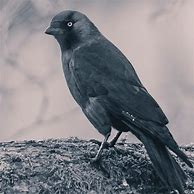
#> input picture bird.jpg, 194 x 194 px
$ python weak.py
#> lines starting #> are read from the running program, lines starting #| are printed output that depends on the picture; after the words box and inside, x2 and y2 are one past the last pixel; in counts of white or black regions, pixels touching at a corner belong together
import cv2
import numpy as np
import matplotlib.pyplot as plt

def calculate_metrics(ground_truth_mask, segmented_mask):
    intersection = np.logical_and(ground_truth_mask, segmented_mask)
    union = np.logical_or(ground_truth_mask, segmented_mask)
    iou = np.sum(intersection) / np.sum(union)
    pixel_accuracy = np.mean(ground_truth_mask == segmented_mask) * 100
    interweak=np.sum(intersection)
    uniweak=np.sum(union)
    print(interweak)
    print(uniweak)
    return iou, pixel_accuracy

def segment_image(image_path, ground_truth_mask_path):
    # Load the image
#> called with image_path = 'bird.jpg', ground_truth_mask_path = 'bird_ground_truth_mask.jpg'
    image = cv2.imread(image_path)
#> image is the input picture: shape (194, 194, 3); mean B, G, R 132.9, 127.4, 127.4

    # Load the ground truth mask
    ground_truth_mask = cv2.imread(ground_truth_mask_path, 0)
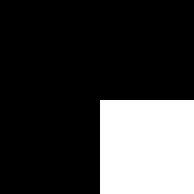
#> input picture bird_ground_truth_mask.jpg, 194 x 194 px
#> ground_truth_mask is the input picture: shape (194, 194); min 0, max 255, mean 59.9

    # Create a mask to initialize the GrabCut algorithm
    mask = np.zeros(image.shape[:2], dtype=np.uint8)

    # Define the region of interest (ROI) using the ground truth mask
    rect = cv2.boundingRect(ground_truth_mask)
#> rect = (96, 96, 98, 98)

    # Apply GrabCut algorithm to refine the segmentation
    cv2.grabCut(image, mask, rect, None, None, 5, cv2.GC_INIT_WITH_RECT)

    # Create a binary mask where sure foreground and probable foreground are marked as 1
    segmented_mask = np.where((mask == cv2.GC_FGD) | (mask == cv2.GC_PR_FGD), 1, 0).astype(np.uint8)

    # Calculate IOU and pixel accuracy
    iou, pixel_accuracy = calculate_metrics(ground_truth_mask, segmented_mask)
#> in calculate_metrics, `intersection = np.logical_and(ground_truth_mask, segmented_mask)`:
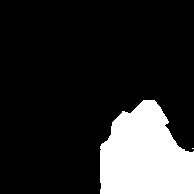
#> intersection: shape (194, 194) bool; 17.8% white; 2 white regions (1 under 20 px), largest, box (x1, y1, x2, y2) and area: (100, 100, 194, 194) 6692
#> in calculate_metrics, `union = np.logical_or(ground_truth_mask, segmented_mask)`:
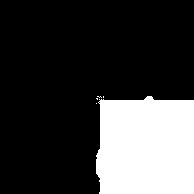
#> union: shape (194, 194) bool; 23.9% white; 5 white regions (4 under 20 px), largest, box (x1, y1, x2, y2) and area: (96, 96, 194, 194) 8971
#> in calculate_metrics, `iou = np.sum(intersection) / np.sum(union)`: iou = 0.745
#> in calculate_metrics, `pixel_accuracy = np.mean(ground_truth_mask == segmented_mask) * 100`: pixel_accuracy = 76.13
#> in calculate_metrics, `interweak=np.sum(intersection)`: interweak = 6694
#> in calculate_metrics, `uniweak=np.sum(union)`: uniweak = 8982
#| 6694
#| 8982
#> iou = 0.745; pixel_accuracy = 76.13

    # Display the original image, ground truth mask, and segmented mask using Matplotlib
    fig, axes = plt.subplots(1, 3, figsize=(12, 4))

    axes[0].imshow(cv2.cvtColor(image, cv2.COLOR_BGR2RGB))
    axes[0].set_title("Original Image")
    axes[0].axis("off")

    axes[1].imshow(ground_truth_mask, cmap="gray")
    axes[1].set_title("Ground Truth Mask")
    axes[1].axis("off")

    axes[2].imshow(segmented_mask, cmap="gray")
    axes[2].set_title("Segmented Mask")
    axes[2].axis("off")

    plt.tight_layout()
    plt.show()
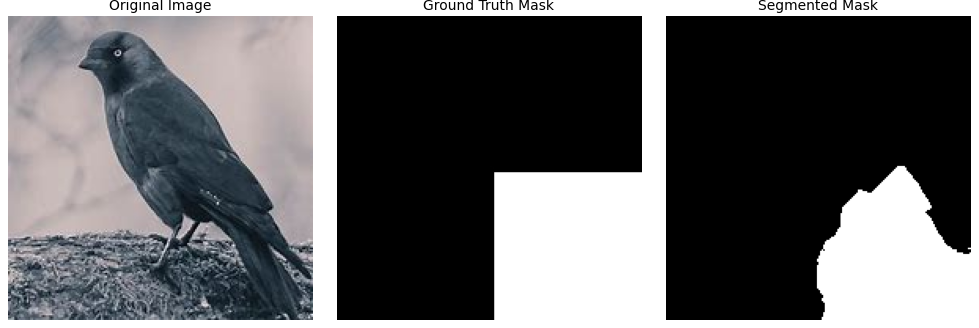
#> figure drawn by matplotlib, 3 panels

    print("IOU: {:.2f}".format(iou))
#| IOU: 0.75
    print("Pixel Accuracy: {:.2f}%".format(pixel_accuracy))
#| Pixel Accuracy: 76.13%

# Provide the path to your image
image_path = "bird.jpg"

# Provide the path to your ground truth mask
ground_truth_mask_path = "bird_ground_truth_mask.jpg"

# Call the segmentation function
segment_image(image_path, ground_truth_mask_path)
